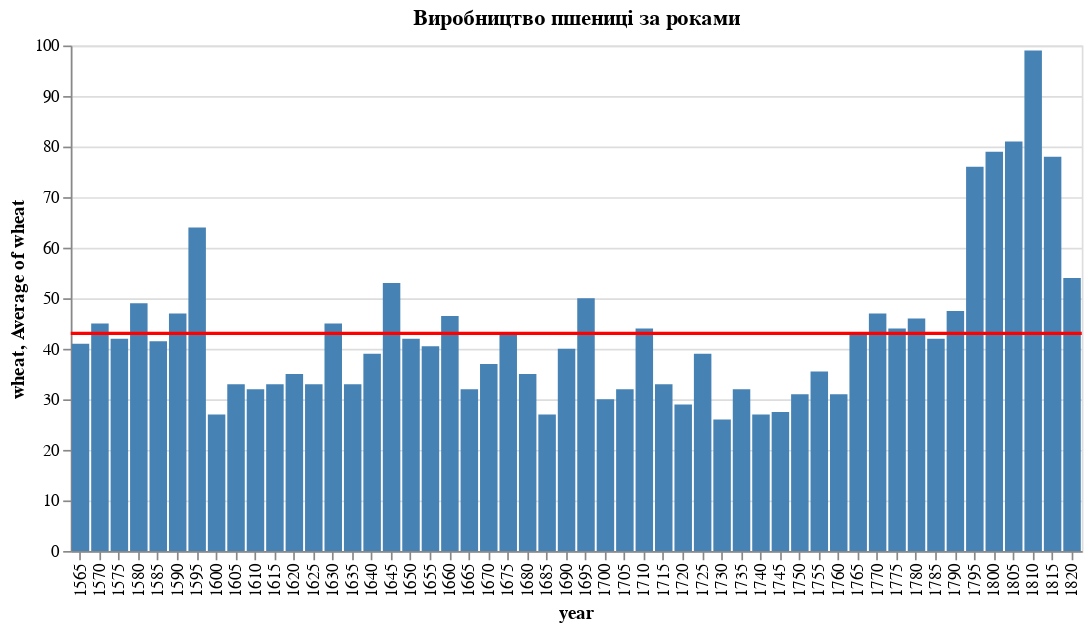

Notebook source saved alongside this figure:
### Code cell
final_chart = (chart+rule).properties(width=600, title='Виробництво пшениці за роками')
final_chart

### Figure 1 — Vega-Lite specification as saved in the notebook (floating-point values rounded to 4 significant figures)
{"config": {"view": {"continuousWidth": 400, "continuousHeight": 300}}, "layer": [{"mark": "bar", "encoding": {"color": {"value": "steelblue"}, "x": {"type": "nominal", "field": "year"}, "y": {"type": "quantitative", "field": "wheat"}}, "width": 600}, {"mark": {"type": "rule", "color": "red"}, "encoding": {"size": {"value": 2}, "y": {"type": "quantitative", "aggregate": "average", "field": "wheat"}}}], "data": {"name": "data-76d1ce26ea5761007c35827e1564d86c"}, "title": "Виробництво пшениці за роками", "width": 600, "$schema": "https://vega.github.io/schema/vega-lite/v4.8.1.json", "datasets": {"data-76d1ce26ea5761007c35827e1564d86c": [{"year": 1565, "wheat": 41.0, "wages": 5.0}, {"year": 1570, "wheat": 45.0, "wages": 5.05}, {"year": 1575, "wheat": 42.0, "wages": 5.08}, {"year": 1580, "wheat": 49.0, "wages": 5.12}, {"year": 1585, "wheat": 41.5, "wages": 5.15}, {"year": 1590, "wheat": 47.0, "wages": 5.25}, {"year": 1595, "wheat": 64.0, "wages": 5.54}, {"year": 1600, "wheat": 27.0, "wages": 5.61}, {"year": 1605, "wheat": 33.0, "wages": 5.69}, {"year": 1610, "wheat": 32.0, "wages": 5.78}, {"year": 1615, "wheat": 33.0, "wages": 5.94}, {"year": 1620, "wheat": 35.0, "wages": 6.01}, {"year": 1625, "wheat": 33.0, "wages": 6.12}, {"year": 1630, "wheat": 45.0, "wages": 6.22}, {"year": 1635, "wheat": 33.0, "wages": 6.3}, {"year": 1640, "wheat": 39.0, "wages": 6.37}, {"year": 1645, "wheat": 53.0, "wages": 6.45}, {"year": 1650, "wheat": 42.0, "wages": 6.5}, {"year": 1655, "wheat": 40.5, "wages": 6.6}, {"year": 1660, "wheat": 46.5, "wages": 6.75}, {"year": 1665, "wheat": 32.0, "wages": 6.8}, {"year": 1670, "wheat": 37.0, "wages": 6.9}, {"year": 1675, "wheat": 43.0, "wages": 7.0}, {"year": 1680, "wheat": 35.0, "wages": 7.3}, {"year": 1685, "wheat": 27.0, "wages": 7.6}, {"year": 1690, "wheat": 40.0, "wages": 8.0}, {"year": 1695, "wheat": 50.0, "wages": 8.5}, {"year": 1700, "wheat": 30.0, "wages": 9.0}, {"year": 1705, "wheat": 32.0, "wages": 10.0}, {"year": 1710, "wheat": 44.0, "wages": 11.0}, {"year": 1715, "wheat": 33.0, "wages": 11.75}, {"year": 1720, "wheat": 29.0, "wages": 12.5}, {"year": 1725, "wheat": 39.0, "wages": 13.0}, {"year": 1730, "wheat": 26.0, "wages": 13.3}, {"year": 1735, "wheat": 32.0, "wages": 13.6}, {"year": 1740, "wheat": 27.0, "wages": 14.0}, {"year": 1745, "wheat": 27.5, "wages": 14.5}, {"year": 1750, "wheat": 31.0, "wages": 15.0}, {"year": 1755, "wheat": 35.5, "wages": 15.7}, {"year": 1760, "wheat": 31.0, "wages": 16.5}, {"year": 1765, "wheat": 43.0, "wages": 17.6}, {"year": 1770, "wheat": 47.0, "wages": 18.5}, {"year": 1775, "wheat": 44.0, "wages": 19.5}, {"year": 1780, "wheat": 46.0, "wages": 21.0}, {"year": 1785, "wheat": 42.0, "wages": 23.0}, {"year": 1790, "wheat": 47.5, "wages": 25.5}, {"year": 1795, "wheat": 76.0, "wages": 27.5}, {"year": 1800, "wheat": 79.0, "wages": 28.5}, {"year": 1805, "wheat": 81.0, "wages": 29.5}, {"year": 1810, "wheat": 99.0, "wages": 30.0}, {"year": 1815, "wheat": 78.0, "wages": null}, {"year": 1820, "wheat": 54.0, "wages": null}]}}
